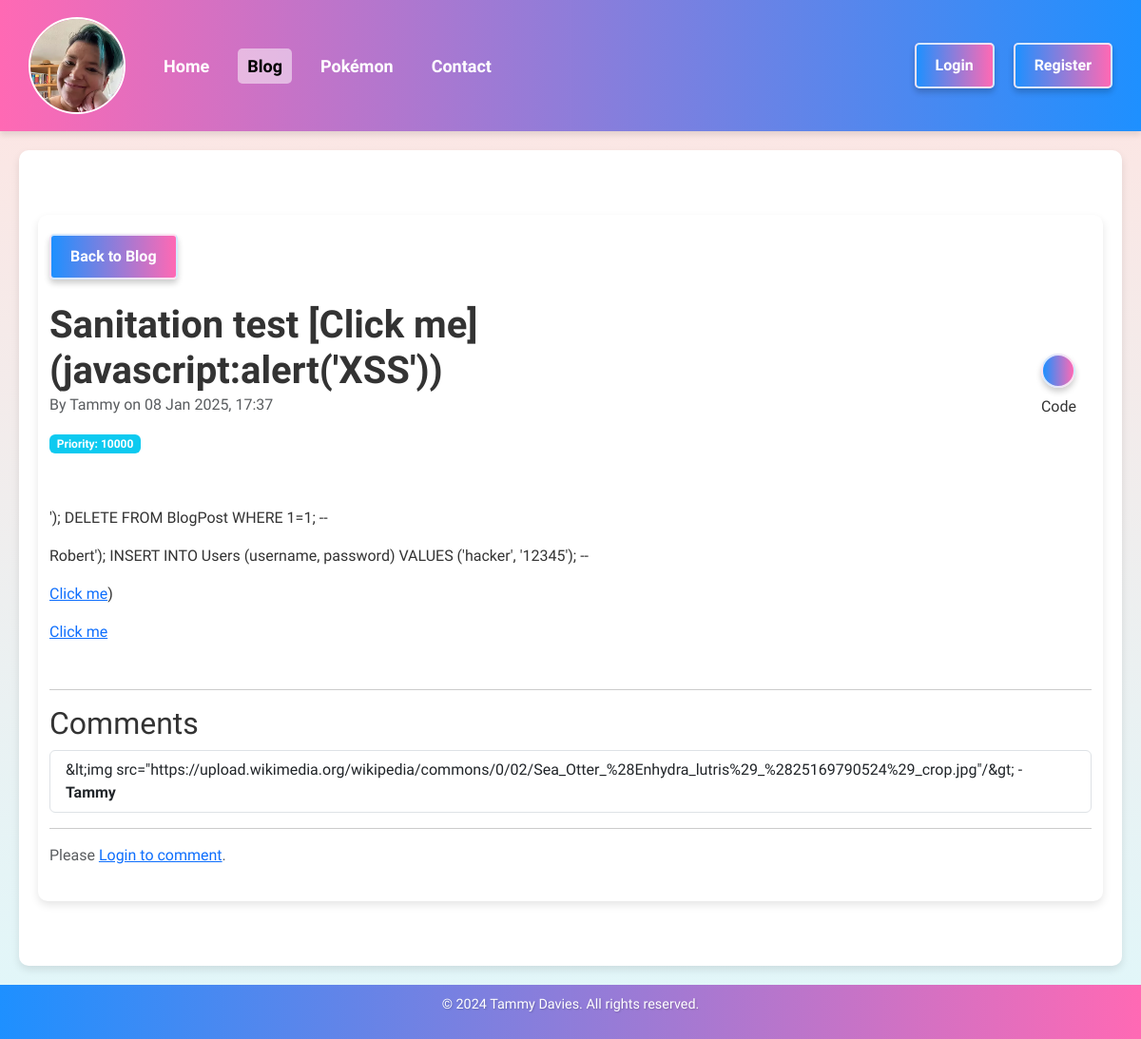
The app's page /blog/15 with its own data.
### app/blog/database/models/blog_post.py (models this page shows)
class BlogPost(db.Model):
    id = db.Column(db.Integer, primary_key=True)
    title = db.Column(db.String(100), nullable=False)
    content = db.Column(db.Text, nullable=False)
    timestamp = db.Column(db.DateTime, default=datetime.utcnow)
    priority = db.Column(db.Integer, default=0)
    author = db.Column(db.String(50), nullable=False)
    summary = db.Column(db.String(255), nullable=True)
    repository_url = db.Column(db.String(255), nullable=True)
    live_demo_url = db.Column(db.String(255), nullable=True)
    comments = db.relationship(
        "Comment", backref="post", cascade="all, delete-orphan", lazy=True
    )

### app/blog/database/models/comment.py (models this page shows)
class Comment(db.Model):
    id = db.Column(db.Integer, primary_key=True)
    content = db.Column(db.Text, nullable=False)
    author = db.Column(db.String(50), nullable=False)
    timestamp = db.Column(db.DateTime, default=datetime.utcnow)
    post_id = db.Column(db.Integer, db.ForeignKey("blog_post.id"), nullable=False)

### app/blog/routes/post_detail.py (the view, shortened to what this page needs)
def post_detail(post_id):
    post = BlogPost.query.get_or_404(post_id)
    form = CommentForm()
    comments = (
        Comment.query.filter_by(post_id=post.id)
        .order_by(Comment.timestamp.desc())
        .all()
    )
    raw_content = markdown.markdown(
        post.content, extensions=["fenced_code", "codehilite"]
    )
    safe_content = bleach.clean(
        raw_content,
        tags=bleach.sanitizer.ALLOWED_TAGS,
        attributes=bleach.sanitizer.ALLOWED_ATTRIBUTES,
    )
    rendered_content = Markup(safe_content)
    return render_template(
        "blog_post_detail.html",
        post=post,
        content=rendered_content,
        form=form,
        comments=comments,
    )

### app/authentication/database/is_admin.py (called while the page is built)
def is_admin():
    return current_user.is_authenticated and current_user.email == "tammy@tsdavies.com"

### app/blog/templates/blog_post_detail.html (shortened to what this page needs)
{% extends "page_template.html" %} {% block content %}
    <main class="container my-5">
        <div class="mb-4">
            <a
                    href="{{ url_for('blog.blog') }}"
                    class="btn btn-outline-secondary"
                    aria-label="Back to Blog"
                    title="Back to Blog"
            >
                 Back to Blog
            </a>
        </div>
        <div class="row align-items-center mb-4">
            <div class="col-12 col-md-8 text-center text-md-start">
                <h1 class="mb-0">{{ post.title }}</h1>
                <p class="text-muted">
                    By {{ post.author or 'Anonymous' }} on {{ post.timestamp|format_datetime }}
                </p>
                {% if post.priority %}
                    <p class="badge bg-info">Priority: {{ post.priority }}</p>
                {% endif %}
            </div>
            <div class="col-12 col-md-4 text-center text-md-end mt-3 mt-md-0">
                {% if post.repository_url %}
                    <div class="d-inline-block text-center me-3">
                        <a
                                href="{{ post.repository_url }}"
                                target="_blank"
                                rel="noopener noreferrer"
                                aria-label="View Repository"
                                title="View the repository on GitHub"
                                class="btn btn-primary rounded-circle p-3"
                        >
                        </a>
                        <div class="icon-label mt-2">Code</div>
                    </div>
                {% endif %}
            </div>
        </div>
        <p class="lead">{{ post.content|markdown|safe }}</p>
        <hr/>
        <div class="comments-section">
            <h2 class="section-heading">Comments</h2>
            {% if post.comments and post.comments|length > 0 %}
                <ul class="list-group">
                    {% for comment in post.comments %}
                        <li class="list-group-item d-flex justify-content-between align-items-center">
                <span>
                    {{ comment.content }} - <strong>{{ comment.author or 'Anonymous' }}</strong>
                </span>
                        </li>
                    {% endfor %}
                </ul>
            {% else %}
                <p class="text-muted">No comments yet. Be the first to comment!</p>
            {% endif %}
        </div>
        <hr/>
        {% if current_user.is_authenticated %}
            <div class="add-comment">
                <h3 class="section-heading">Add a Comment</h3>
                <p class="text-muted">
                    Comment as <strong>{{ current_user.username }}</strong>
                </p>
                <form
                        class="needs-validation"
                        novalidate
                        method="POST"
                        action="{{ url_for('blog.post_detail', post_id=post.id) }}"
                >
                    {{ form.hidden_tag() }}
                    <div class="mb-3">
                        {{ form.content.label(class="form-label") }}
                        {{ form.content(class="form-control", rows=5) }}
                        <div class="invalid-feedback">Please enter your comment.</div>
                    </div>
                    <div class="text-center">{{ form.submit(class="btn btn-primary") }}</div>
                </form>
            </div>
        {% else %}
            <p class="text-muted">
                Please <a href="{{ url_for('authentication.login') }}">Login to comment</a>.
            </p>
        {% endif %}
    </main>
{% endblock %}

### app/templates/page_template.html (shortened to what this page needs)
<!doctype html>
<html lang="en">
<head>
    <link
            href="https://cdn.jsdelivr.net/npm/bootstrap@5.3.0-alpha3/dist/css/bootstrap.min.css"
            rel="stylesheet"
    />
    <link
            rel="stylesheet"
            href="{{ url_for('static', filename='css/style.css') }}"
    />
    <link
            rel="stylesheet"
            href="{{ url_for('static', filename='css/buttons.css') }}"
    />
    <link
            rel="stylesheet"
            href="{{ url_for('static', filename='css/navbar.css') }}"
    />
    <link
            rel="stylesheet"
            href="{{ url_for('static', filename='css/flash_style.css') }}"
    />
    <link
            rel="stylesheet"
            href="{{ url_for('static', filename='css/card_styles.css') }}"
    />
    <link
            rel="stylesheet"
            href="{{ url_for('static', filename='css/flash_style.css') }}"
    />
</head>
<body>
<header>
    <nav class="navbar">
        <ul class="navbar-nav left">
            <li class="nav-item avatar">
                <a href="/">
                    <img
                            src="{{ url_for('static', filename='images/avatar.webp') }}"
                            alt="User Avatar"
                    />
                </a>
            </li>
            <li class="nav-item">
                <a
                        class="nav-link {% if request.path == '/' %}active{% endif %}"
                        href="/"
                        aria-label="Navigate to Home"
                >Home</a
                >
            </li>
            <li class="nav-item">
                <a
                        class="nav-link {% if request.path.startswith('/blog') %}active{% endif %}"
                        href="/blog"
                        aria-label="Navigate to Blog"
                >Blog</a
                >
            </li>
            <li class="nav-item">
                <a
                        class="nav-link {% if request.path.startswith('/pokemon') %}active{% endif %}"
                        href="/pokemon"
                        aria-label="Navigate to Pokémon"
                >Pokémon</a
                >
            </li>
            <li class="nav-item">
                <a
                        class="nav-link {% if request.path.startswith('/contact') %}active{% endif %}"
                        href="/contact"
                        aria-label="Navigate to Contact"
                >Contact</a
                >
            </li>
        </ul>
        <ul class="navbar-nav right">
            {% if current_user.is_authenticated %}
                <li class="nav-item">
                    <a class="btn btn-primary" href="{{ url_for('authentication.logout') }}"
                    >Logout {{ current_user.username }}</a
                    >
                </li>
            {% else %}
                <li class="nav-item">
                    <a class="btn btn-primary" href="{{ url_for('authentication.login') }}">Login</a>
                </li>
                <li class="nav-item">
                    <a class="btn btn-outline-secondary" href="{{ url_for('authentication.register') }}">Register</a>
                </li>
            {% endif %}
        </ul>
    </nav>
</header>
<main>
     {% block content %} {% endblock %}
</main>
<footer>
    <p>&copy; 2024 Tammy Davies. All rights reserved.</p>
</footer>
</body>
</html>

### app/static/css/style.css (style rules this page uses)
body { margin: 0; padding: 0; font-family: "Prompt", "Roboto", Arial, sans-serif; background: linear-gradient(to bottom, #ffe4e1, #e0f7fa); color: #333; display: flex; flex-direction: column; min-height: 100vh; }
main { flex: 1; display: flex; flex-direction: column; justify-content: center; padding: 20px; background: white; border-radius: 10px; box-shadow: 0 4px 8px rgba(0, 0, 0, 0.1); max-width: 1200px; margin: 20px auto; width: calc(100% - 40px); }
header { background: linear-gradient(90deg, #ff69b4, #1e90ff); color: white; padding: 10px 20px; box-shadow: 0 4px 6px rgba(0, 0, 0, 0.1); }
footer { background: linear-gradient(90deg, #1e90ff, #ff69b4); color: white; text-align: center; padding: 10px 0; font-size: 0.9rem; text-shadow: 1px 1px 2px rgba(0, 0, 0, 0.2); }
h1 { font-family: 'Prompt', sans-serif; font-size: 2.5rem; font-weight: bold; color: #333; margin-bottom: 1rem; }

### app/static/css/buttons.css (style rules this page uses)
.btn { background: linear-gradient(90deg, #1e90ff, #ff69b4); color: white; border: 2px solid #ffffffcc; padding: 10px 20px; border-radius: 5px; font-weight: bold; cursor: pointer; transition: background 0.3s, box-shadow 0.3s, transform 0.2s; box-shadow: 0 4px 6px rgba(0, 0, 0, 0.2); }
.btn-outline-secondary { background: linear-gradient(90deg,#1e90ff, #ff69b4 ); color: white; border: 2px solid #ffffffcc; padding: 10px 20px; border-radius: 5px; font-weight: bold; cursor: pointer; transition: background 0.3s, color 0.3s, box-shadow 0.3s, transform 0.2s; box-shadow: 0 4px 6px rgba(0, 0, 0, 0.2); }

### app/static/css/navbar.css (style rules this page uses)
.navbar { display: flex; justify-content: space-between; align-items: center; width: 100%; flex-direction: row; flex-wrap: wrap; gap: 10px; }
.navbar-nav { display: flex; list-style: none; padding: 0; margin: 0; flex-direction: row; align-items: center; }
.nav-item { margin: 0 10px; font-size: 18px; }
.nav-link { color: white; text-decoration: none; font-weight: bold; padding: 5px 10px; border-radius: 5px; transition: background-color 0.3s, color 0.3s; }
.nav-link:hover, .nav-link.active { background-color: #ffffff80; color: #333; }
.avatar img { width: 102px; height: 102px; border-radius: 50%; border: 2px solid white; object-fit: cover; transition: transform 0.3s ease, box-shadow 0.3s ease; margin-right: 10px; }

### records on screen
BlogPost: title "Sanitation test [Click me](javascript:alert('XSS'))", author "Tammy", timestamp "08 Jan 2025, 17:37", priority "10000", content "'); DELETE FROM BlogPost WHERE 1=1; -- Robert'); INSERT INTO Users (username, password) VALUES ('hacker', '12345'); -- Click me ) Click me"
Comment: content "&lt;img src=\"https://upload.wikimedia.org/wikipedia/commons/0/02/Sea_Otter_%28Enhydra_lutris%29_%2825169790524%29_crop.jpg\"/&gt;", author "Tammy"
